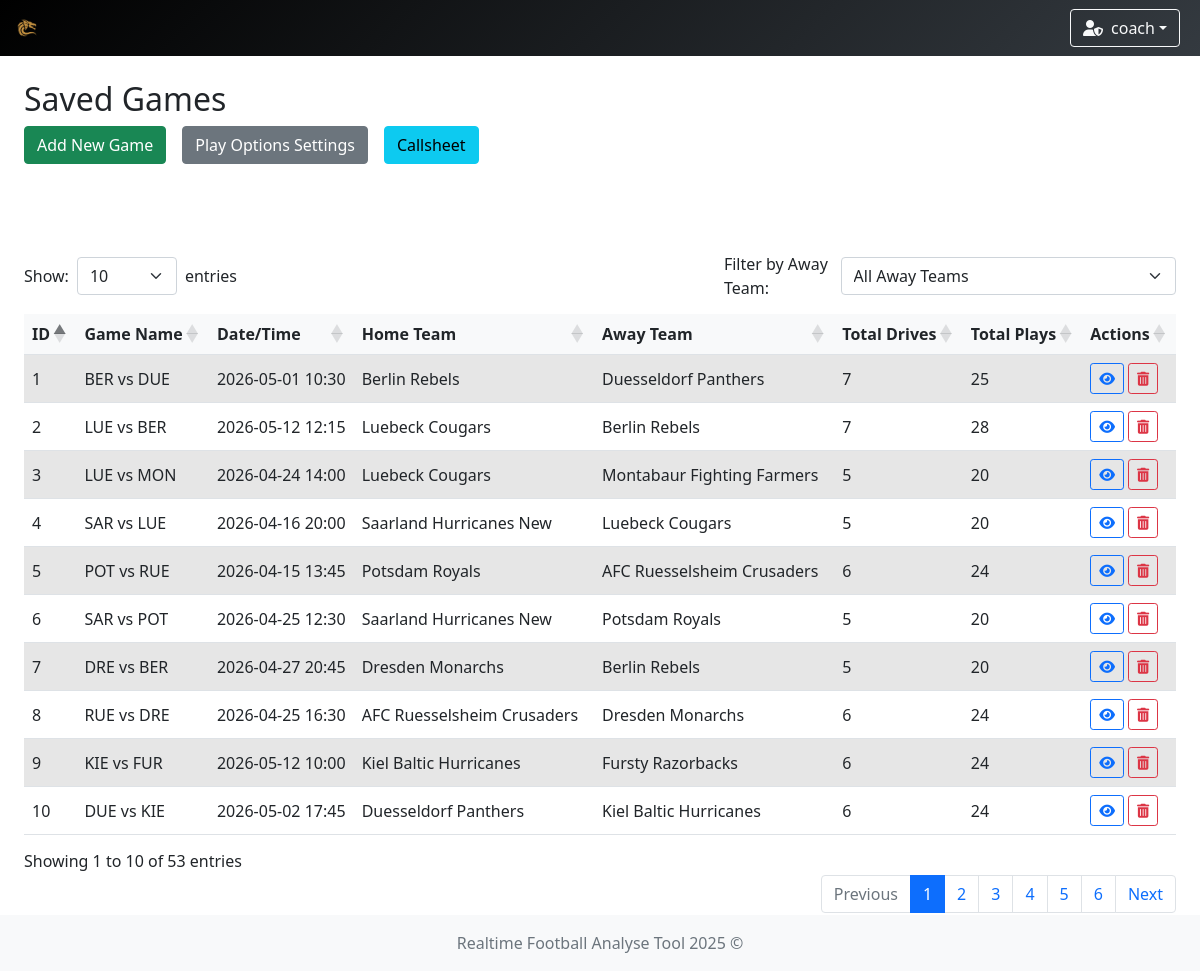
Before: /games (signed in) with the older database file.
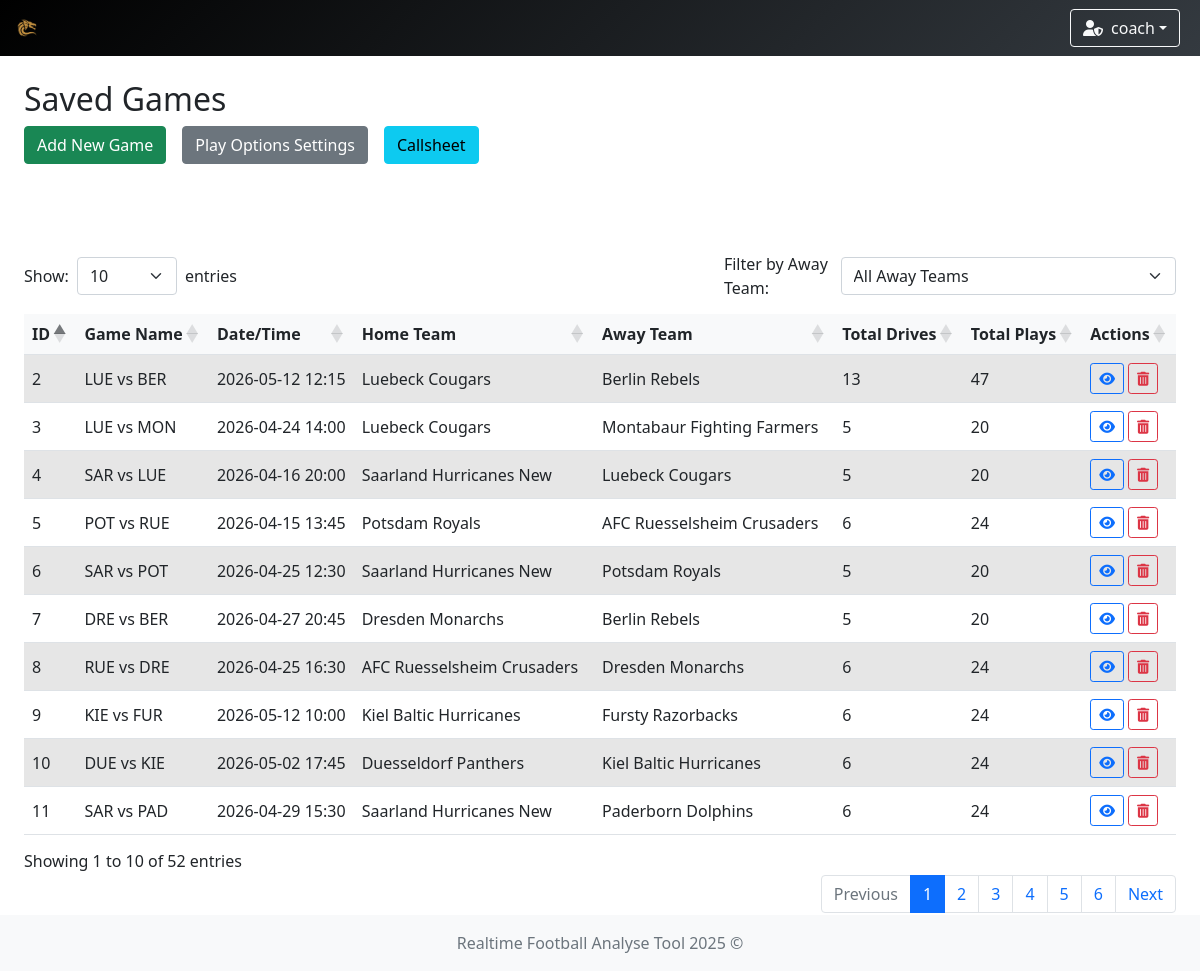
After: the same page with the newer database file.
### app/models/game.py (models this page shows, shortened)
class GameModel(db.Model):
    __tablename__ = 'game'
    id: int = db.Column(db.Integer, primary_key=True)
    name: str = db.Column(db.String(100), nullable=False)
    date: datetime = db.Column(db.DateTime, nullable=False, index=True)
    time: str = db.Column(db.String(20), nullable=False)
    home_team_id: Optional[int] = db.Column(db.Integer, db.ForeignKey('teams.id'), nullable=True, index=True)
    away_team_id: Optional[int] = db.Column(db.Integer, db.ForeignKey('teams.id'), nullable=True, index=True)
    home_team = db.relationship('TeamModel', foreign_keys=[home_team_id], lazy=True)
    away_team = db.relationship('TeamModel', foreign_keys=[away_team_id], lazy=True)
    drives = db.relationship('DriveModel', backref='game', lazy=True, cascade='all, delete-orphan')
    @property
    def total_drives(self) -> int:
        return len(self.drives)
    @property
    def total_plays(self) -> int:
        return sum(len(drive.plays) for drive in self.drives)
    @property
    def home_team_name(self) -> Optional[str]:
        return self.home_team.name if self.home_team else None
    @property
    def away_team_name(self) -> Optional[str]:
        return self.away_team.name if self.away_team else None

### app/models/team.py (models this page shows)
class TeamModel(db.Model):
    __tablename__ = 'teams'
    id = db.Column(db.Integer, primary_key=True)
    name = db.Column(db.String(100), nullable=False, unique=True)  # prevent duplicate team names
    icon = db.Column(db.String(300), nullable=False)  # longer path for future-proofing
    primary_color = db.Column(db.String(20), nullable=False)
    secondary_color = db.Column(db.String(20), nullable=False)

### app/controllers/game.py (the view)
    @login_required
    def game_options(self) -> str:
        teams = TeamModel.query.all()
        games = GameModel.query.all()
        return render_template(
            template_name_or_list='game/game_options.html',
            games=games,
            teams=teams
        )

### app/controllers/user.py (called while the page is built)
    @staticmethod
    def load_user(user_id):
        return UserModel.query.get(int(user_id))

### run.py (called while the page is built)
    def _inject_context(self) -> None:
        @self.app.context_processor
        def inject_teams() -> dict:
            try:
                teams = TeamModel.query.all()
                return dict(teams=teams)
            except Exception as e:
                print(f"[!] Error injecting teams: {str(e)} ({type(e).__name__})")
                return dict(teams=[])

### app/templates/game/game_options.html (shortened to what this page needs)
{% extends "system/base.html" %}
{% block content %}
<div class="row mb-3">
    <div class="col">
        <h2>Saved Games</h2>
        <div class="d-flex flex-wrap gap-2 mb-2 align-items-end">
            <a href="{{ url_for('add_game') }}" class="btn btn-success">Add New Game</a>
            <a href="{{ url_for('settings') }}" class="btn btn-secondary">Play Options Settings</a>
            <a href="{{ url_for('callsheet') }}" class="btn btn-info" id="callsheet-link">Callsheet</a>
        </div>
    </div>
</div>
<div class="my-table-wrapper">
    <div class="d-flex justify-content-between mb-2">
        <div class="d-flex align-items-center gap-2">
            <label for="showEntries" class="form-label mb-0">Show:</label>
            <select id="showEntries" class="form-select" style="min-width: 100px;">
                <option value="10" selected>10</option>
            </select>
            <span class="mb-0">entries</span>
        </div>
        <div class="d-flex align-items-center gap-2">
            <label for="awayTeamFilter" class="form-label mb-0">Filter by Away Team:</label>
            <select id="awayTeamFilter" class="form-select" style="min-width: 250px;">
                <option value="">All Away Teams</option>
            </select>
        </div>
    </div>
    <div class="table-responsive" style="overflow-x: auto;">
        <table id="gamesTable" class="table table-striped align-middle nowrap w-100">
            <thead>
                <tr>
                    <th>ID</th>
                    <th>Game Name</th>
                    <th>Date/Time</th>
                    <th>Home Team</th>
                    <th>Away Team</th>
                    <th>Total Drives</th>
                    <th>Total Plays</th>
                    <th class="text-nowrap">Actions</th>
                </tr>
            </thead>
            <tbody>
                {% include 'game/partials/games_table_rows.html' %}
            </tbody>
        </table>
    </div>
</div>
{% endblock %}

### app/templates/game/partials/games_table_rows.html
{% for game in games %}
    <tr>
        <td>{{ game.id }}</td>
        <td>{{ game.name }}</td>
        <td>{{ game.date.strftime('%Y-%m-%d') }} {{ game.time }}</td>
        <td>{{ game.home_team_name }}</td>
        <td>{{ game.away_team_name }}</td>
        <td>{{ game.total_drives }}</td>
        <td>{{ game.total_plays }}</td>
        <td>
            <div class="d-flex align-items-center gap-1">
                <a href="{{ url_for('game_detail', game_id=game.id) }}"
                   class="btn btn-sm btn-outline-primary"
                   title="Go to Game">
                    <i class="fas fa-eye"></i>
                </a>
                {% if current_user.role == 'admin' %}
                    <form action="{{ url_for('delete_game', game_id=game.id) }}" method="POST"
                          onsubmit="return confirm('Delete this game?');" class="m-0 p-0">
                        <button type="submit" class="btn btn-sm btn-outline-danger" title="Delete Game">
                            <i class="fas fa-trash-alt"></i>
                        </button>
                    </form>
                {% else %}
                    <button class="btn btn-sm btn-outline-secondary" disabled title="Insufficient permissions">
                        <i class="fas fa-trash-alt"></i>
                    </button>
                {% endif %}
            </div>
        </td>
    </tr>
{% else %}
    <div class="alert alert-secondary text-center" role="alert">
        <i class="bi bi-info-circle me-2"></i>
        No Games found for this filter.
    </div>
{% endfor %}

Changed rows visible on the page:
removed GameModel: id "1", name "BER vs DUE", date "2026-05-01", time "10:30", home_team_name "Berlin Rebels", away_team_name "Duesseldorf Panthers", total_drives "7", total_plays "25"
computed for GameModel "LUE vs BER": total_drives "7" → "13"; total_plays "28" → "47"
now on this page (row unchanged): GameModel: id "11", name "SAR vs PAD", date "2026-04-29", time "15:30", home_team_name "Saarland Hurricanes New", away_team_name "Paderborn Dolphins", total_drives "6", total_plays "24"
Other visible differences:
text written by a page script: "Showing 1 to 10 of 53 entries Previous 1 2 3 4 5 6 Next" → "Showing 1 to 10 of 52 entries Previous 1 2 3 4 5 6 Next"
